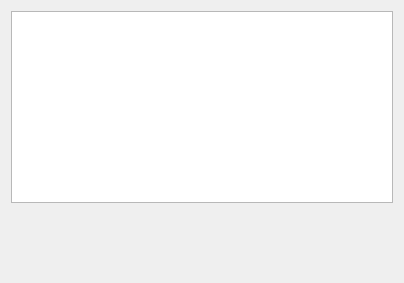
             <widget class="QWidget" name="m_sessionBoxPage1">
              <attribute name="title">
               <string>Sessions</string>
              </attribute>
              <layout class="QVBoxLayout" name="verticalLayout_4">
               <item>
                <widget class="QTableView" name="m_sessionTable">
                 <property name="editTriggers">
                  <set>QAbstractItemView::NoEditTriggers</set>
                 </property>
                 <property name="alternatingRowColors">
                  <bool>true</bool>
                 </property>
                 <property name="selectionMode">
                  <enum>QAbstractItemView::SingleSelection</enum>
                 </property>
                 <property name="selectionBehavior">
                  <enum>QAbstractItemView::SelectRows</enum>
                 </property>
                 <property name="textElideMode">
                  <enum>Qt::ElideNone</enum>
                 </property>
                 <property name="showGrid">
                  <bool>false</bool>
                 </property>
                 <property name="cornerButtonEnabled">
                  <bool>false</bool>
                 </property>
                 <attribute name="horizontalHeaderStretchLastSection">
                  <bool>true</bool>
                 </attribute>
                 <attribute name="verticalHeaderVisible">
                  <bool>false</bool>
                 </attribute>
                 <attribute name="verticalHeaderDefaultSectionSize">
                  <number>60</number>
                 </attribute>
                 <attribute name="verticalHeaderMinimumSectionSize">
                  <number>60</number>
                 </attribute>
                 <attribute name="verticalHeaderVisible">
                  <bool>false</bool>
                 </attribute>
                 <attribute name="verticalHeaderDefaultSectionSize">
                  <number>60</number>
                 </attribute>
                 <attribute name="horizontalHeaderStretchLastSection">
                  <bool>true</bool>
                 </attribute>
                 <attribute name="verticalHeaderMinimumSectionSize">
                  <number>60</number>
                 </attribute>
                </widget>
               </item>
               <item>
                <layout class="QHBoxLayout" name="horizontalLayout_2">
                 <item>
                  <widget class="QToolButton" name="m_btnDeleteSession">
                   <property name="text">
                    <string/>
                   </property>
                   <property name="iconSize">
                    <size>
                     <width>160</width>
                     <height>56</height>
                    </size>
                   </property>
                   <property name="autoRaise">
                    <bool>true</bool>
                   </property>
                  </widget>
                 </item>
                 <item>
                  <spacer name="horizontalSpacer">
                   <property name="orientation">
                    <enum>Qt::Horizontal</enum>
                   </property>
                   <property name="sizeHint" stdset="0">
                    <size>
                     <width>40</width>
                     <height>20</height>
                    </size>
                   </property>
                  </spacer>
                 </item>
                 <item>
                  <widget class="QToolButton" name="m_btnLoadSession">
                   <property name="toolTip">
                    <string>Open oomidi with the selected session</string>
                   </property>
                   <property name="text">
                    <string/>
                   </property>
                   <property name="iconSize">
                    <size>
                     <width>160</width>
                     <height>56</height>
                    </size>
                   </property>
                   <property name="autoRaise">
                    <bool>true</bool>
                   </property>
                  </widget>
                 </item>
                </layout>
               </item>
              </layout>
             </widget>
